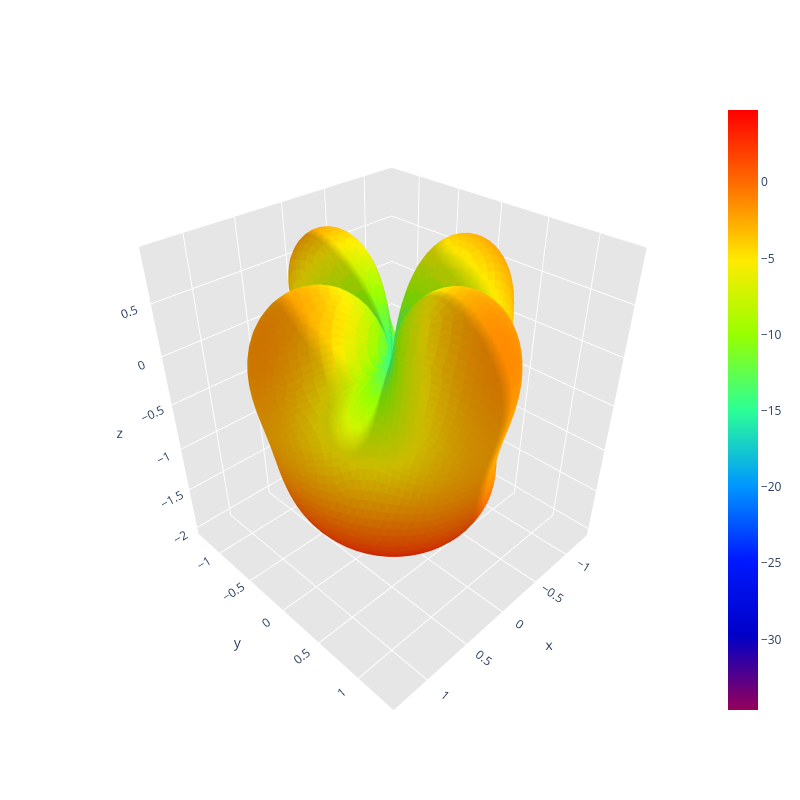

The cell this chart's notebook holds for it:
### Code cell
display_rhcp_gain(path)

### Figure 1 — Plotly figure (JSON) as saved in the notebook; plotly's stock layout.template omitted (floating-point values rounded to 4 significant figures; data arrays with more than 128 entries replaced by an {"elided": "..."} marker saying what was removed)
{"data": [{"facecolor": {"elided": "10296 str values"}, "i": {"elided": "10296 int values"}, "j": {"elided": "10296 int values"}, "k": {"elided": "10296 int values"}, "name": "", "type": "mesh3d", "x": {"elided": "5150 float values"}, "y": {"elided": "5150 float values"}, "z": {"elided": "5150 float values"}}, {"hoverinfo": "none", "marker": {"color": [-34.63, 4.736], "colorscale": [[0, "rgb(150, 0, 90)"], [0.125, "rgb(0, 0, 200)"], [0.25, "rgb(0, 25, 255)"], [0.375, "rgb(0, 152, 255)"], [0.5, "rgb(44, 255, 150)"], [0.625, "rgb(151, 255, 0)"], [0.75, "rgb(255, 234, 0)"], [0.875, "rgb(255, 111, 0)"], [1, "rgb(255, 0, 0)"]], "showscale": true, "size": 0.1}, "mode": "markers", "showlegend": false, "type": "scatter3d", "x": [6.123e-20], "y": [-1.5e-35], "z": [0.001]}], "layout": {"height": 800, "scene": {"aspectratio": {"x": 0.8962, "y": 0.9044, "z": 1}, "xaxis": {"backgroundcolor": "rgb(230, 230, 230)", "gridcolor": "rgb(255, 255, 255)", "showbackground": true, "zerolinecolor": "rgb(255, 255, 255)"}, "yaxis": {"backgroundcolor": "rgb(230, 230, 230)", "gridcolor": "rgb(255, 255, 255)", "showbackground": true, "zerolinecolor": "rgb(255, 255, 255)"}, "zaxis": {"backgroundcolor": "rgb(230, 230, 230)", "gridcolor": "rgb(255, 255, 255)", "showbackground": true, "zerolinecolor": "rgb(255, 255, 255)"}}, "title": {"text": ""}, "width": 800}}
